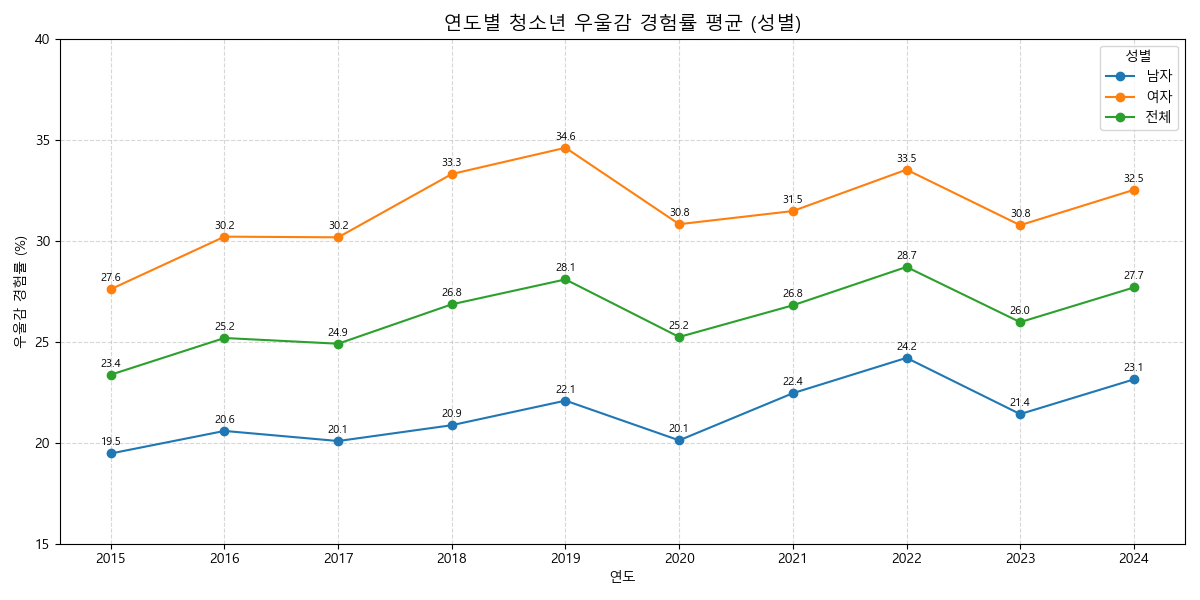

The Python source for this figure:
import pandas as pd
import matplotlib.pyplot as plt
import json

plt.rcParams['font.family'] = ['Malgun Gothic', 'AppleGothic', 'NanumGothic', 'sans-serif']
plt.rcParams['axes.unicode_minus'] = False

with open("depression_data.json", "r", encoding="utf-8") as f:
    data = json.load(f)

df = pd.DataFrame(data)

gender_map = {
    "male": "남자",
    "female": "여자",  # ← 오타 수정!
    "전체": "전체"
}
df["성별"] = df["gender"].map(gender_map)

df["year"] = df["year"].astype(int)

plt.figure(figsize=(12, 6))
for gender in ["남자", "여자", "전체"]:
    sub = df[df["성별"] == gender]
    avg_by_year = sub.groupby("year")["depression_rate"].mean().reset_index()

    plt.plot(avg_by_year["year"], avg_by_year["depression_rate"], marker="o", label=gender)
    
    # ▶ 숫자 표시
    for x, y in zip(avg_by_year["year"], avg_by_year["depression_rate"]):
        plt.text(x, y + 0.4, f"{y:.1f}", ha="center", fontsize=8)

plt.xticks(df["year"].unique())

plt.title("연도별 청소년 우울감 경험률 평균 (성별)", fontsize=14)
plt.xlabel("연도")
plt.ylabel("우울감 경험률 (%)")
plt.ylim(15, 40)
plt.legend(title="성별")
plt.grid(True, linestyle="--", alpha=0.5)
plt.tight_layout()
plt.savefig("depression_data.png")
plt.show()
